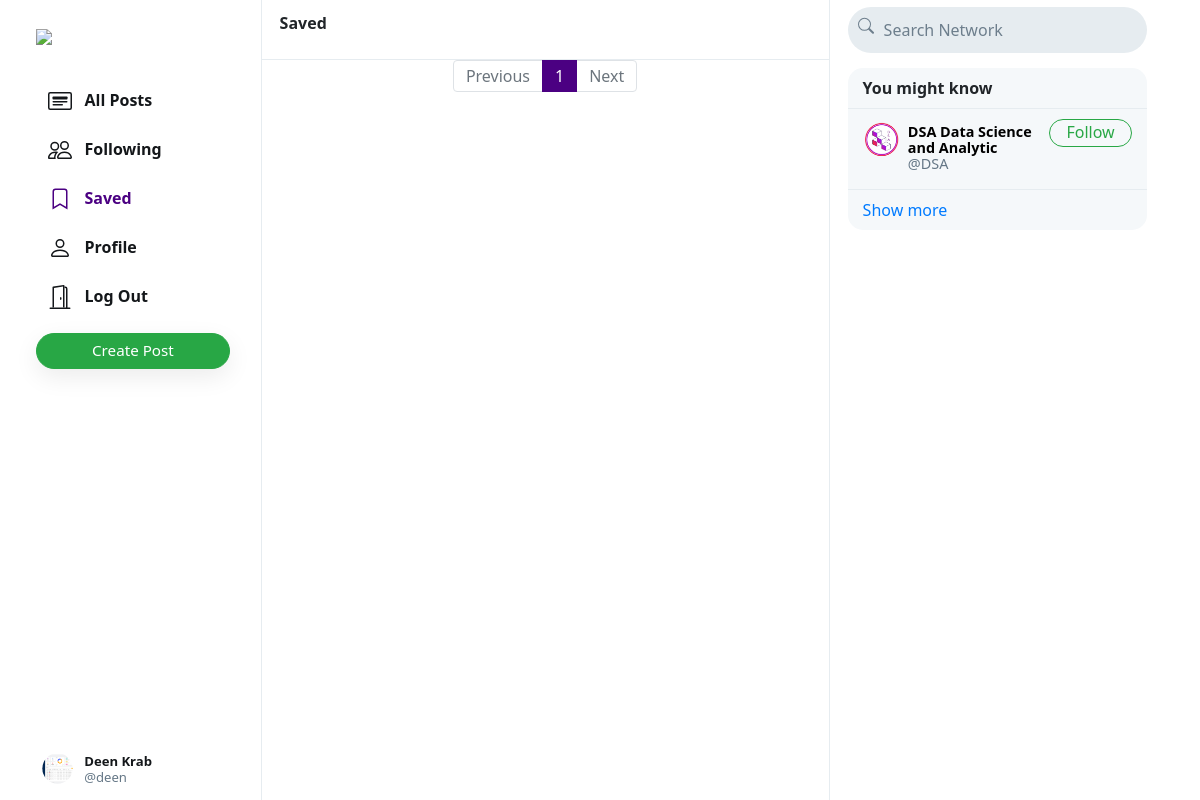
Screenshot of /n/saved (signed in) with the database file from the repository.
### network/models.py (models this page shows, shortened)
class User(AbstractUser):
    profile_pic = models.ImageField(upload_to='profile_pic/')
    bio = models.TextField(max_length=160, blank=True, null=True)
    cover = models.ImageField(upload_to='covers/', blank=True)

### network/views.py (the view)
# urls.py: path("n/saved", views.saved, name="saved"),
def saved(request):
    if request.user.is_authenticated:
        all_posts = Post.objects.filter(savers=request.user).order_by('-date_created')
        paginator = Paginator(all_posts, 10)
        page_number = request.GET.get('page')
        if page_number == None:
            page_number = 1
        posts = paginator.get_page(page_number)
        followings = Follower.objects.filter(followers=request.user).values_list('user', flat=True)
        suggestions = User.objects.exclude(pk__in=followings).exclude(username=request.user.username).order_by("?")[:6]
        return render(request, "network/index.html", {
            "posts": posts,
            "suggestions": suggestions,
            "page": "saved"
        })
    else:
        return HttpResponseRedirect(reverse('login'))

### network/templates/network/index.html (shortened to what this page needs)
{% extends "network/layout.html" %}
{% load static %}
{% block body %}
    <div class="main-div">
        <div class="left-div">
            <nav class="head heading">
                {% if page == 'all_posts' %}
                    All Posts
                {% elif page == 'following' %}
                    Following
                {% elif page == 'saved' %}
                    Saved
                {% elif page == 'profile' %}
                    Profile
                {% else %}
                    Explore
                {% endif %}
            </nav>
            <div class="left-div-content">
                <div class="posts-view">
                    <div class="main-div-content">
                        <nav aria-label="Page navigation example" class="pagination-bar">
                            <ul class="pagination justify-content-center">
                                {% if posts.has_previous %}
                                    <li class="page-item">
                                        <a class="page-link" href="?page={{ posts.previous_page_number | default:1}}" tabindex="-1" aria-disabled="true">Previous</a>
                                    </li>
                                {% else %}
                                    <li class="page-item disabled">
                                        <a class="page-link" href="" tabindex="-1" aria-disabled="true">Previous</a>
                                    </li>
                                {% endif %}
                                {% for each in posts.paginator.page_range %}
                                    {% if each == posts.number %}
                                        <li class="page-item active"><a class="page-link" href="?page={{each}}">{{each}}</a></li>
                                    {% else %}
                                        <li class="page-item"><a class="page-link" href="?page={{each}}">{{each}}</a></li>
                                    {% endif %}
                                {% endfor %}
                                {% if posts.has_next %}
                                    <li class="page-item">
                                        <a class="page-link" href="?page={{ posts.next_page_number }}">Next</a>
                                    </li>
                                {% else %}
                                    <li class="page-item disabled">
                                        <a class="page-link" href="">Next</a>
                                    </li>
                                {% endif %}
                            </ul>
                          </nav>
                    </div>
                </div>
            </div>
        </div>
    </div>
{% endblock %}

### network/templates/network/layout.html (shortened to what this page needs)
{% load static %}
<!DOCTYPE html>
<html lang="en">
    <head>
        <link rel="stylesheet" href="https://stackpath.bootstrapcdn.com/bootstrap/4.4.1/css/bootstrap.min.css">
        <link href="{% static 'network/styles.css' %}" rel="stylesheet">
    </head>
    <body>
        <div class="body" data-page="{{page}}">
            <div class="sidenav">
                <a href="{% url 'index' %}" class="navbar-brand">
                    <img src="{% static 'network/Images/logo.png' %}" height="31px">
                </a>
                <div style="height: 100%;">
                    <div>
                        <div>
                            <ul>
                                <li class="nav-item" id="all_posts">
                                <a href="{% url 'DSocial' %}" class="nav-link">
                                    <div>
                                        &nbsp;&nbsp;All Posts
                                    </div>
                                </a>
                                </li>
                                {% if user.is_authenticated %}
                                    <li class="nav-item" id="following">
                                        <a href="{% url 'following' %}" class="nav-link">
                                            <div>
                                                &nbsp;&nbsp;Following
                                            </div>
                                        </a>
                                    </li>
                                    <li class="nav-item" id="saved">
                                        <a href="{% url 'saved' %}" class="nav-link">
                                            <div>
                                                <svg width="1.5em" height="1.5em" viewBox="0 0 16 16" class="bi bi-bookmark" fill="currentColor" xmlns="http://www.w3.org/2000/svg">
                                                    <path fill-rule="evenodd" d="M8 12l5 3V3a2 2 0 0 0-2-2H5a2 2 0 0 0-2 2v12l5-3zm-4 1.234l4-2.4 4 2.4V3a1 1 0 0 0-1-1H5a1 1 0 0 0-1 1v10.234z"/>
                                                  </svg>
                                                &nbsp;&nbsp;Saved
                                            </div>
                                        </a>
                                    </li>
                                    <li class="nav-item" id="profile">
                                        <a href="{% url 'profile' user.username %}" class="nav-link">
                                            <div>
                                                &nbsp;&nbsp;Profile
                                            </div>
                                        </a>
                                    </li>
                                    <li class="nav-item" id="logout">
                                        <a href="{% url 'logout' %}" class="nav-link">
                                            <div>
                                                &nbsp;&nbsp;Log Out
                                            </div>
                                        </a>
                                    </li>
                                {% endif %}
                            </ul>
                        </div>
                        {% if user.is_authenticated %}
                            <button id="popup-btn" class="btn btn-success new-post-btn" onclick="createpost()">Create Post</button>
                        {% endif %}
                    </div>
                    <div style="position: absolute; bottom: 10px;">
                        {% if user.is_authenticated %}
                            <li class="nav-item sidenav-user">
                                <a href="{% url 'profile' user.username %}" class="nav-link">
                                    <div class="user_account">
                                        <div class="small-profilepic" style="float: left; background-image: url(/media/{{user.profile_pic}})"></div>
                                        <div style="height: 2.7vw; margin: auto;">
                                            <div style="margin-top: 4px;"><strong>{{user.first_name}} {{user.last_name}}</strong></div>
                                            <div class="grey" style="margin-top: 4px;">@{{ user.username }}</div>
                                        </div>
                                    </div>
                                </a>
                            </li>
                        {% endif %}
                    </div>
                </div>
            </div>
            {% block body %}
            {% endblock %}
            <div class="right-div">
                <nav class="head">
                    <form action="#">
                        <div class="search-div">
                            <div>
                            </div>
                            <input type="text" name="query" id="search-box" placeholder="Search Network">
                        </div>
                    </form>
                </nav>
                <div class='right-div-content'>
                    <div class="space" style="background-color: white;"></div>
                    {% if user.is_authenticated %}
                        <div class="suggestion-box">
                            <div class="suggestion-header">
                                You might know
                            </div>
                            {% for suggestion in suggestions %}
                                <div class="suggestion-user">
                                    <div>
                                        <a href="{% url 'profile' suggestion.username %}">
                                            <div class="small-profilepic" style="background-image: url(/media/{{suggestion.profile_pic}})"></div>
                                        </a>
                                    </div>
                                    <div class="user-details">
                                        <a href="{% url 'profile' suggestion.username %}">
                                            <div id="user-name">
                                                <strong>
                                                    {{suggestion.first_name}} {{suggestion.last_name}}
                                                </strong>
                                            </div>
                                            <div class="grey">@{{suggestion.username}}</div>
                                        </a>
                                    </div>
                                    <div>
                                        <button class="btn btn-outline-success" type="button" onclick="follow_user(this,'{{suggestion.username}}','suggestion')">Follow</button>
                                    </div>
                                </div>
                            {% empty %}
                                    <div style="text-align: center; border-bottom: .5px solid #e6ecf0; padding: 10px 15px;">
                                        <span class="grey" style="font-size: .9em;">No suggestions available.</span>
                                    </div>
                            {% endfor %}
                            <div class="suggestion-footer">
                                <a href="#">Show more</a>
                            </div>
                        </div>
                    {% endif %}
                </div>
            </div>
        </div>
    </body>
</html>

### network/static/network/styles.css (style rules this page uses)
.body { display: flex; min-height: 100%; font-family: system-ui, sans-serif; }
.btn { border-radius: 20px; padding: 0.32rem 1rem 0.375rem 1rem; }
.btn, .btn:focus, .btn:active { box-shadow: none !important; -webkit-box-shadow: none !important; }
.grey { color: #657786; }
svg { vertical-align: text-top; }
.sidenav { height: 100%; width: 21.8%; position: fixed; top: 0; left: 0; padding: 15px; list-style: none; border-right: .5px solid #e6ecf0; z-index: 100; padding-left: 3%; background-color: white; }
.sidenav ul { list-style: none; padding-left: 0px; margin-top: 3vh; }
.sidenav li { margin-top: 7px; }
.sidenav .nav-link { color: #14171a; line-height: .7em; font-weight: 700; padding: 0px; }
.sidenav .nav-link > div { padding: 10px 20px 8px 12px; border-radius: 25px; line-height: 0.9em; width: max-content; }
.new-post-btn { padding-left: 55px !important; padding-right: 55px !important; font-size: .95em; font-weight: 530; box-shadow: rgba(0, 0, 0, 0.08) 0px 8px 24px !important; }
.user_account { display: flex; font-size: .82rem; font-weight: normal; padding-top: 3px !important; padding-bottom: 3px !important; padding-left: 3px !important; }
.user_account .small-profilepic { transform: scale(.82); margin-left: auto; margin-top: auto; }
.active a { color: #4B0082 !important; }
.main-div { position: relative; width: 47.25%; min-height: 100vh; left: 21.8%; }
.left-div { position: relative; }
.head { height: 7.5vh; }
.heading { position: fixed; width: 47.255%; top: 0px; padding: 18px; border-bottom: .5px solid #e6ecf0; line-height: .7em; font-weight: 800; background-color: #fff; z-index: 1000; }
.left-div-content { margin-top: 7.5vh; }
.small-profilepic { width: 3.1vw; height: 3.1vw; border-radius: 9999px; overflow: hidden; margin-right: 8px; background-size: cover; background-repeat: no-repeat; background-position: center; box-sizing: content-box; }
.space { height: 8px; background-color: #e6ecf0; }
.pagination-bar { margin-top: 35px; margin-bottom: 35px; }
.pagination-bar .page-link { line-height: .9em; }
.page-item.active .page-link { color: white !important; background-color: #4B0082; border-color: #4B0082; }
.page-link { color: #4B0082; }
.right-div { width: 28%; height: 100vh; position: fixed; right: 2.95%; border-left: .5px solid #e6ecf0; background-color: white; }
.right-div .head { padding: .9vh 1.5vw; }
.right-div .search-div { margin-left: auto; margin-right: auto; display: flex; border-radius: 25px; background-color: #e6ecf0; padding-left: 10px; padding-right: 10px; vertical-align: middle; }
#search-box { height: 5.7vh; border: none; background: none; outline: none; width: 100%; margin-left: 8px; }
#search-box::placeholder { color: #6d7e8c; }
.right-div-content { height: 92.5vh; overflow: auto; padding-left: 1.5vw; padding-right: 1.5vw; }
.suggestion-box, .guest-box { border-radius: 15px; overflow: hidden; background-color: #f5f8fa; }
.suggestion-header { padding: 13px 15px; line-height: .9em; font-weight: 800; border-bottom: .5px solid #e6ecf0; }
.suggestion-user { display: flex; padding: 10px 15px; font-size: .9em; border-bottom: .5px solid #e6ecf0; }
.suggestion-user a { color: black; text-decoration: none; }
.user-details { flex: 1; line-height: 1.1em; padding: 5px 0px 7px 0px; }
.suggestion-user .btn { padding: 0em 1em .09em 1em; }
.suggestion-footer { padding: 13px 15px; line-height: .9em; }
.suggestion-footer a { text-decoration: none; }

### rows the page displays
User: profile_pic (picture), first_name "Deen", last_name "Krab", username "deen"
User: profile_pic (picture), first_name "DSA", last_name "Data Science and Analytic", username "DSA"

### other values shown
{{ each }} "1"
